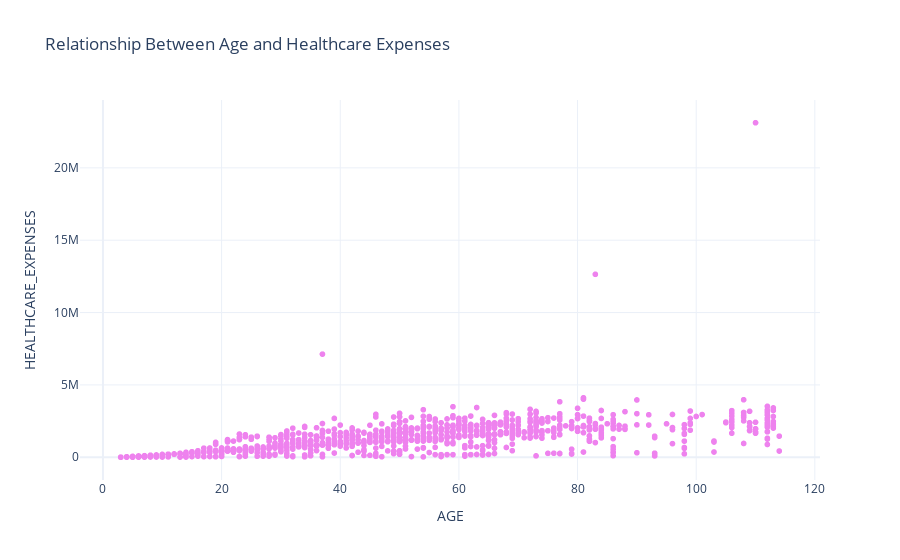

Notebook source saved alongside this figure:
### Markdown cell above
## Question 6 Answer

This scatter plot shows the relationship between a patient’s age and how much they spend on healthcare.

### Code cell
fig_scatter = px.scatter(patients_df, x='AGE', y='HEALTHCARE_EXPENSES',
                         title='Relationship Between Age and Healthcare Expenses',
                         template='plotly_white', color_discrete_sequence=['violet'])
fig_scatter.show()

### Figure 1 — Plotly figure (JSON) as saved in the notebook; plotly's stock layout.template omitted (floating-point values rounded to 4 significant figures; data arrays with more than 128 entries replaced by an {"elided": "..."} marker saying what was removed)
{"data": [{"hovertemplate": "AGE=%{x}<br>HEALTHCARE_EXPENSES=%{y}<extra></extra>", "legendgroup": "", "marker": {"color": "violet", "symbol": "circle"}, "mode": "markers", "name": "", "showlegend": false, "type": "scattergl", "x": {"elided": "1163 int values"}, "xaxis": "x", "y": {"elided": "1163 float values"}, "yaxis": "y"}], "layout": {"autosize": true, "legend": {"tracegroupgap": 0}, "title": {"text": "Relationship Between Age and Healthcare Expenses"}, "xaxis": {"anchor": "y", "autorange": true, "domain": [0, 1], "range": [-3.8, 120.8], "title": {"text": "AGE"}, "type": "linear"}, "yaxis": {"anchor": "x", "autorange": true, "domain": [0, 1], "range": [-1907000.0, 25020000.0], "title": {"text": "HEALTHCARE_EXPENSES"}, "type": "linear"}}}
